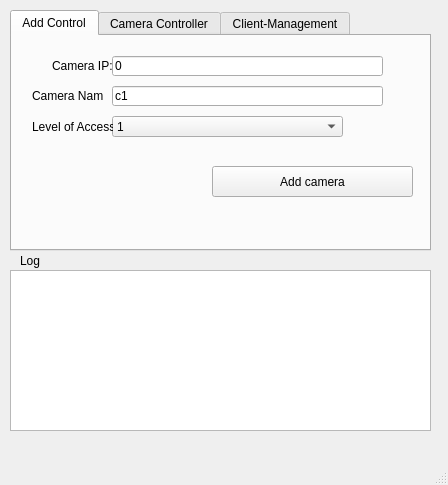
<?xml version="1.0" encoding="UTF-8"?>
<ui version="4.0">
 <class>MainWindow</class>
 <widget class="QMainWindow" name="MainWindow">
  <property name="enabled">
   <bool>true</bool>
  </property>
  <property name="geometry">
   <rect>
    <x>0</x>
    <y>0</y>
    <width>448</width>
    <height>485</height>
   </rect>
  </property>
  <property name="sizePolicy">
   <sizepolicy hsizetype="Fixed" vsizetype="Fixed">
    <horstretch>0</horstretch>
    <verstretch>0</verstretch>
   </sizepolicy>
  </property>
  <property name="minimumSize">
   <size>
    <width>448</width>
    <height>485</height>
   </size>
  </property>
  <property name="maximumSize">
   <size>
    <width>448</width>
    <height>485</height>
   </size>
  </property>
  <property name="windowTitle">
   <string>MainWindow</string>
  </property>
  <widget class="QWidget" name="centralwidget">
   <widget class="QTabWidget" name="tabWidget">
    <property name="geometry">
     <rect>
      <x>10</x>
      <y>10</y>
      <width>421</width>
      <height>241</height>
     </rect>
    </property>
    <property name="currentIndex">
     <number>0</number>
    </property>
    <widget class="QWidget" name="acamTab">
     <property name="toolTip">
      <string>&lt;html&gt;&lt;head/&gt;&lt;body&gt;&lt;p&gt;Add Camera&lt;/p&gt;&lt;/body&gt;&lt;/html&gt;</string>
     </property>
     <property name="accessibleName">
      <string/>
     </property>
     <property name="autoFillBackground">
      <bool>false</bool>
     </property>
     <attribute name="title">
      <string>Add Control</string>
     </attribute>
     <widget class="QPushButton" name="addc_Button">
      <property name="geometry">
       <rect>
        <x>200</x>
        <y>130</y>
        <width>201</width>
        <height>31</height>
       </rect>
      </property>
      <property name="text">
       <string>Add camera</string>
      </property>
     </widget>
     <widget class="QLabel" name="label_5">
      <property name="geometry">
       <rect>
        <x>40</x>
        <y>19</y>
        <width>61</width>
        <height>21</height>
       </rect>
      </property>
      <property name="text">
       <string>Camera IP:</string>
      </property>
     </widget>
     <widget class="QLineEdit" name="SE_lineEdit">
      <property name="geometry">
       <rect>
        <x>100</x>
        <y>50</y>
        <width>271</width>
        <height>20</height>
       </rect>
      </property>
      <property name="text">
       <string>c1</string>
      </property>
     </widget>
     <widget class="QLabel" name="label_8">
      <property name="geometry">
       <rect>
        <x>20</x>
        <y>49</y>
        <width>71</width>
        <height>21</height>
       </rect>
      </property>
      <property name="text">
       <string>Camera Name:</string>
      </property>
     </widget>
     <widget class="QLineEdit" name="CIP_lineEdit">
      <property name="geometry">
       <rect>
        <x>100</x>
        <y>20</y>
        <width>271</width>
        <height>20</height>
       </rect>
      </property>
      <property name="text">
       <string>0</string>
      </property>
     </widget>
     <widget class="QComboBox" name="CamNameComboBox_3">
      <property name="geometry">
       <rect>
        <x>100</x>
        <y>80</y>
        <width>231</width>
        <height>21</height>
       </rect>
      </property>
      <item>
       <property name="text">
        <string>1</string>
       </property>
      </item>
      <item>
       <property name="text">
        <string>2</string>
       </property>
      </item>
      <item>
       <property name="text">
        <string>3</string>
       </property>
      </item>
      <item>
       <property name="text">
        <string>4</string>
       </property>
      </item>
     </widget>
     <widget class="QLabel" name="label_17">
      <property name="geometry">
       <rect>
        <x>20</x>
        <y>80</y>
        <width>81</width>
        <height>21</height>
       </rect>
      </property>
      <property name="text">
       <string>Level of Access</string>
      </property>
     </widget>
    </widget>
    <widget class="QWidget" name="tab">
     <attribute name="title">
      <string>Camera Controller</string>
     </attribute>
     <widget class="QPushButton" name="StrSenButton">
      <property name="geometry">
       <rect>
        <x>30</x>
        <y>70</y>
        <width>101</width>
        <height>31</height>
       </rect>
      </property>
      <property name="statusTip">
       <string>it will activate the camera to send data to clients and store it for future access.</string>
      </property>
      <property name="text">
       <string>Activate camera</string>
      </property>
     </widget>
     <widget class="QLabel" name="label_3">
      <property name="geometry">
       <rect>
        <x>20</x>
        <y>30</y>
        <width>71</width>
        <height>21</height>
       </rect>
      </property>
      <property name="text">
       <string>Camera Name</string>
      </property>
     </widget>
     <widget class="QComboBox" name="CamNameComboBox">
      <property name="geometry">
       <rect>
        <x>120</x>
        <y>30</y>
        <width>231</width>
        <height>21</height>
       </rect>
      </property>
     </widget>
     <widget class="QPushButton" name="StpSenButton">
      <property name="geometry">
       <rect>
        <x>150</x>
        <y>70</y>
        <width>101</width>
        <height>31</height>
       </rect>
      </property>
      <property name="statusTip">
       <string>it will deactivate the camera but still exist and could be activated again.</string>
      </property>
      <property name="text">
       <string>Deactivate camera</string>
      </property>
     </widget>
     <widget class="QPushButton" name="delete_cam_Button">
      <property name="geometry">
       <rect>
        <x>270</x>
        <y>70</y>
        <width>101</width>
        <height>31</height>
       </rect>
      </property>
      <property name="statusTip">
       <string>it will deactivate and remove the camera completely. but stored data still exist.</string>
      </property>
      <property name="text">
       <string>delete camera</string>
      </property>
     </widget>
     <widget class="QPushButton" name="delete_store_cam_Button">
      <property name="geometry">
       <rect>
        <x>270</x>
        <y>180</y>
        <width>101</width>
        <height>31</height>
       </rect>
      </property>
      <property name="statusTip">
       <string>it will remove the data stored inside the server.</string>
      </property>
      <property name="text">
       <string>delete stored data</string>
      </property>
     </widget>
     <widget class="QLabel" name="label_4">
      <property name="geometry">
       <rect>
        <x>20</x>
        <y>150</y>
        <width>71</width>
        <height>21</height>
       </rect>
      </property>
      <property name="text">
       <string>Camera Name</string>
      </property>
     </widget>
     <widget class="QComboBox" name="CamNameComboBox_2">
      <property name="geometry">
       <rect>
        <x>120</x>
        <y>150</y>
        <width>231</width>
        <height>21</height>
       </rect>
      </property>
     </widget>
     <widget class="Line" name="line">
      <property name="geometry">
       <rect>
        <x>100</x>
        <y>120</y>
        <width>281</width>
        <height>20</height>
       </rect>
      </property>
      <property name="orientation">
       <enum>Qt::Horizontal</enum>
      </property>
     </widget>
     <widget class="QLabel" name="label_6">
      <property name="enabled">
       <bool>false</bool>
      </property>
      <property name="geometry">
       <rect>
        <x>10</x>
        <y>120</y>
        <width>81</width>
        <height>21</height>
       </rect>
      </property>
      <property name="text">
       <string>Storage control</string>
      </property>
     </widget>
     <widget class="QLabel" name="label_7">
      <property name="enabled">
       <bool>false</bool>
      </property>
      <property name="geometry">
       <rect>
        <x>10</x>
        <y>10</y>
        <width>81</width>
        <height>21</height>
       </rect>
      </property>
      <property name="text">
       <string>Process control</string>
      </property>
     </widget>
     <widget class="Line" name="line_2">
      <property name="geometry">
       <rect>
        <x>90</x>
        <y>10</y>
        <width>291</width>
        <height>20</height>
       </rect>
      </property>
      <property name="orientation">
       <enum>Qt::Horizontal</enum>
      </property>
     </widget>
    </widget>
    <widget class="QWidget" name="tab_2">
     <attribute name="title">
      <string>Client-Management</string>
     </attribute>
     <widget class="QLineEdit" name="usr_Password_lineEdit">
      <property name="geometry">
       <rect>
        <x>90</x>
        <y>60</y>
        <width>271</width>
        <height>20</height>
       </rect>
      </property>
      <property name="text">
       <string>1234</string>
      </property>
     </widget>
     <widget class="QLineEdit" name="usr_Username_lineEdit">
      <property name="geometry">
       <rect>
        <x>90</x>
        <y>30</y>
        <width>271</width>
        <height>20</height>
       </rect>
      </property>
      <property name="text">
       <string>new_guest</string>
      </property>
     </widget>
     <widget class="QLabel" name="label_13">
      <property name="geometry">
       <rect>
        <x>20</x>
        <y>29</y>
        <width>51</width>
        <height>21</height>
       </rect>
      </property>
      <property name="text">
       <string>Username</string>
      </property>
     </widget>
     <widget class="QLabel" name="label_14">
      <property name="geometry">
       <rect>
        <x>20</x>
        <y>59</y>
        <width>51</width>
        <height>21</height>
       </rect>
      </property>
      <property name="text">
       <string>Password</string>
      </property>
     </widget>
     <widget class="QPushButton" name="add_user_Button">
      <property name="geometry">
       <rect>
        <x>270</x>
        <y>90</y>
        <width>111</width>
        <height>31</height>
       </rect>
      </property>
      <property name="text">
       <string>Add User</string>
      </property>
     </widget>
     <widget class="QComboBox" name="lvl_usr_ComboBox">
      <property name="geometry">
       <rect>
        <x>130</x>
        <y>90</y>
        <width>91</width>
        <height>21</height>
       </rect>
      </property>
      <item>
       <property name="text">
        <string>1</string>
       </property>
      </item>
      <item>
       <property name="text">
        <string>2</string>
       </property>
      </item>
      <item>
       <property name="text">
        <string>3</string>
       </property>
      </item>
      <item>
       <property name="text">
        <string>4</string>
       </property>
      </item>
     </widget>
     <widget class="QLabel" name="label_18">
      <property name="geometry">
       <rect>
        <x>20</x>
        <y>90</y>
        <width>81</width>
        <height>21</height>
       </rect>
      </property>
      <property name="text">
       <string>Level of Access</string>
      </property>
     </widget>
     <widget class="Line" name="line_3">
      <property name="geometry">
       <rect>
        <x>90</x>
        <y>10</y>
        <width>291</width>
        <height>20</height>
       </rect>
      </property>
      <property name="orientation">
       <enum>Qt::Horizontal</enum>
      </property>
     </widget>
     <widget class="QLabel" name="label_9">
      <property name="enabled">
       <bool>false</bool>
      </property>
      <property name="geometry">
       <rect>
        <x>10</x>
        <y>10</y>
        <width>81</width>
        <height>21</height>
       </rect>
      </property>
      <property name="text">
       <string>Add user</string>
      </property>
     </widget>
     <widget class="Line" name="line_4">
      <property name="geometry">
       <rect>
        <x>90</x>
        <y>130</y>
        <width>291</width>
        <height>20</height>
       </rect>
      </property>
      <property name="orientation">
       <enum>Qt::Horizontal</enum>
      </property>
     </widget>
     <widget class="QLabel" name="label_10">
      <property name="enabled">
       <bool>false</bool>
      </property>
      <property name="geometry">
       <rect>
        <x>10</x>
        <y>130</y>
        <width>81</width>
        <height>21</height>
       </rect>
      </property>
      <property name="text">
       <string>Remove user</string>
      </property>
     </widget>
     <widget class="QComboBox" name="usr_ComboBox">
      <property name="geometry">
       <rect>
        <x>130</x>
        <y>150</y>
        <width>231</width>
        <height>21</height>
       </rect>
      </property>
     </widget>
     <widget class="QLabel" name="label_19">
      <property name="geometry">
       <rect>
        <x>20</x>
        <y>150</y>
        <width>81</width>
        <height>21</height>
       </rect>
      </property>
      <property name="text">
       <string>User Selection</string>
      </property>
     </widget>
     <widget class="QPushButton" name="rmv_user_Button">
      <property name="geometry">
       <rect>
        <x>270</x>
        <y>180</y>
        <width>111</width>
        <height>31</height>
       </rect>
      </property>
      <property name="text">
       <string>Remove User</string>
      </property>
     </widget>
    </widget>
   </widget>
   <widget class="QTextBrowser" name="LogtextBrowser">
    <property name="geometry">
     <rect>
      <x>10</x>
      <y>270</y>
      <width>421</width>
      <height>161</height>
     </rect>
    </property>
   </widget>
   <widget class="QLabel" name="logLabel">
    <property name="geometry">
     <rect>
      <x>20</x>
      <y>250</y>
      <width>51</width>
      <height>21</height>
     </rect>
    </property>
    <property name="text">
     <string>Log</string>
    </property>
   </widget>
   <zorder>LogtextBrowser</zorder>
   <zorder>logLabel</zorder>
   <zorder>tabWidget</zorder>
  </widget>
  <widget class="QMenuBar" name="menubar">
   <property name="geometry">
    <rect>
     <x>0</x>
     <y>0</y>
     <width>448</width>
     <height>21</height>
    </rect>
   </property>
  </widget>
  <widget class="QStatusBar" name="statusbar"/>
  <action name="actionClose">
   <property name="text">
    <string>Close</string>
   </property>
  </action>
 </widget>
 <resources/>
 <connections/>
</ui>
